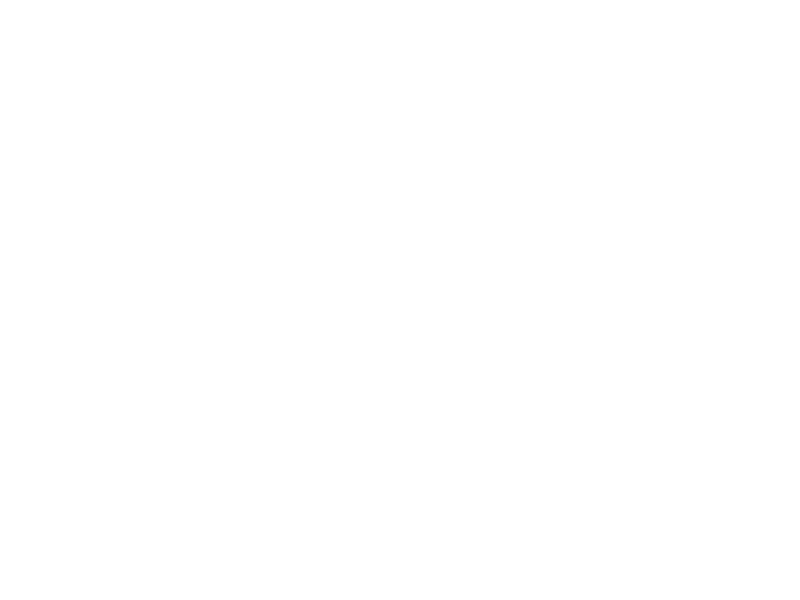
Frame 1 (no input)
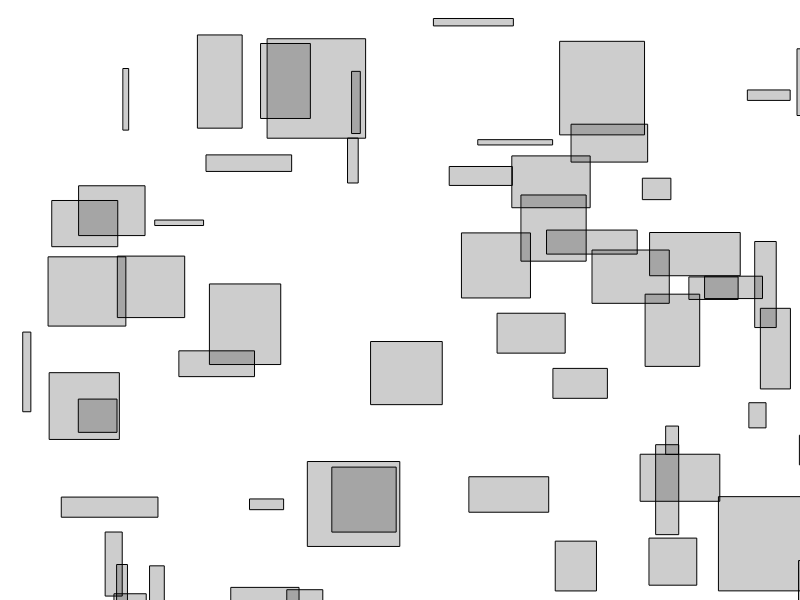
Frame 60 (no input)
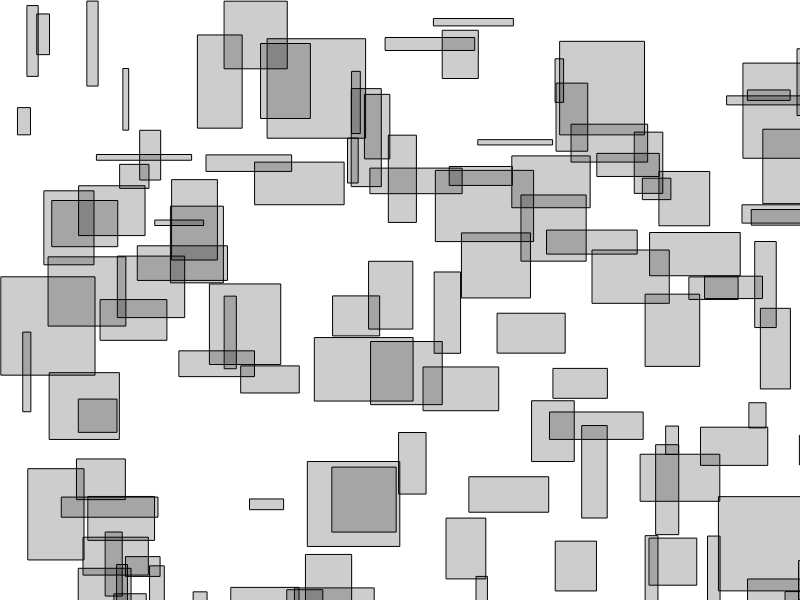
Frame 120 (the mouse pressed at the canvas centre since frame 60)

The p5.js sketch that drew these frames (run headless with seeded random() and noise() and a simulated clock; from frame 60 on, the mouse is pressed at the canvas centre):

// p5.js sketch
// ── sketch.js
// 2:02

var rectangles = [];

var counter = 0;

function setup() {
  createCanvas(displayWidth, displayHeight);

  for (var i = 0; i < 150; i++) {
    rectangles[i] = {
      x: random(width),
      y: random(height),
      w: random(5,100),
      h: random(5,100)
    };
  }
}

function draw() {
  clear();
  for (var i = 0; i < counter; i++) {
    var r = rectangles[i];
    fill(0,50);
    rect(r.x,r.y,r.w,r.h);
  }

  counter++;
  if (counter > rectangles.length) {
    counter = rectangles.length;
  }

}
